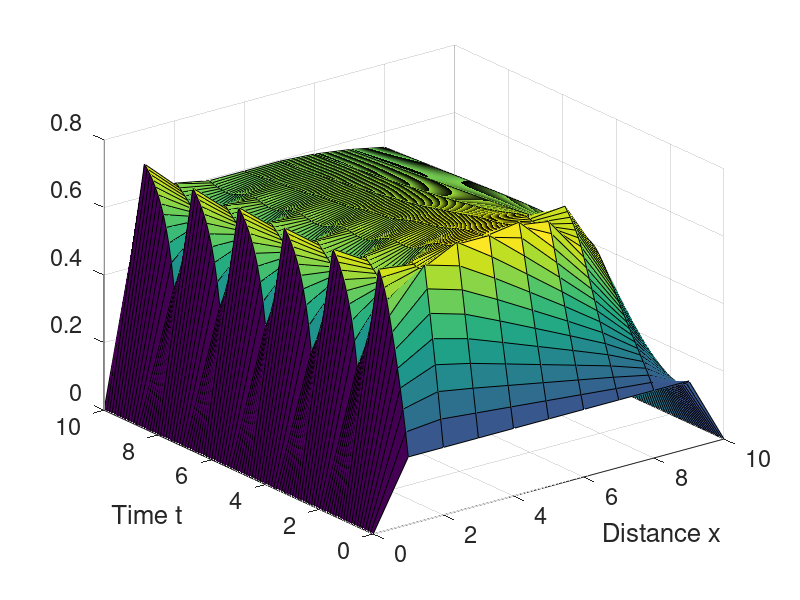
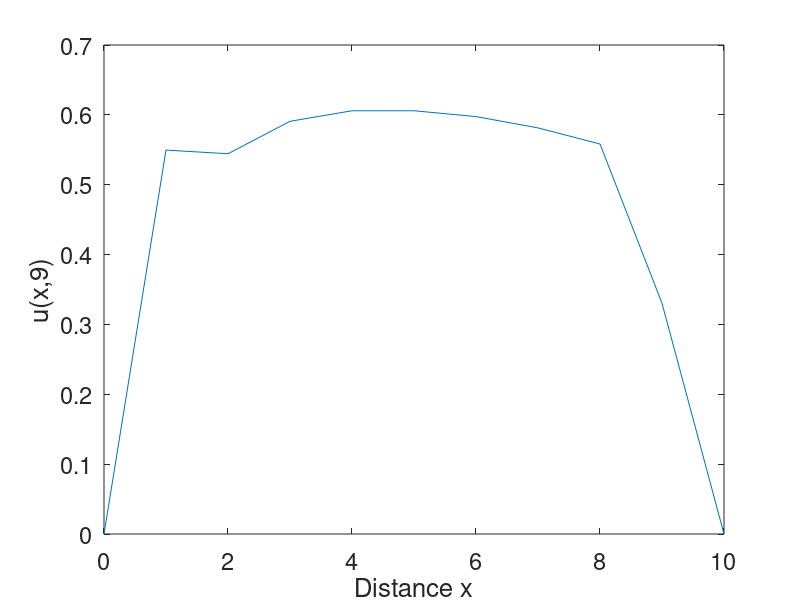
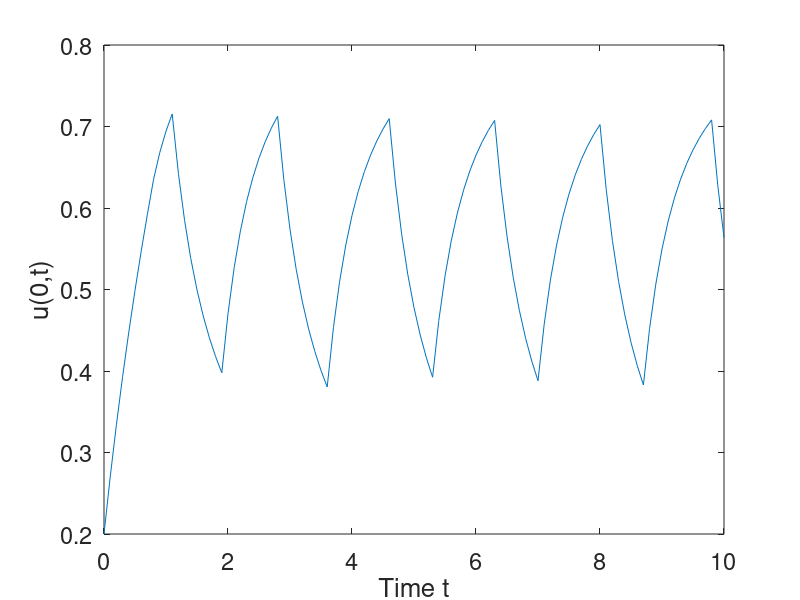
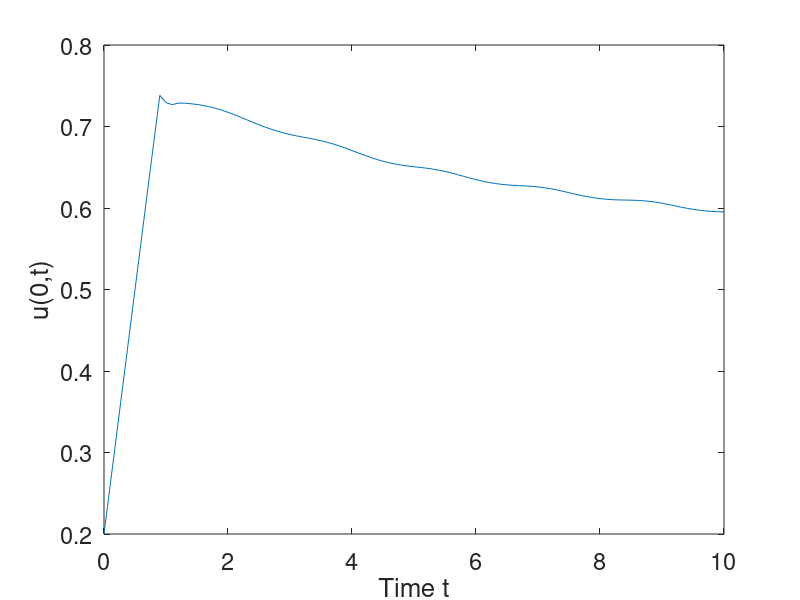

Write the MATLAB code that produced these figures, in order.
function pdeswitch

h = 1;
deltat = 0.1;
m = 10/h + 1; %number of mesh points
t = 10/deltat + 1; %number of time steps
alpha = deltat/(h*h);
A= zeros(m -2, m - 2);

%build matrix A
for i = 1 : m - 2
    A(i, i) = 1 - 2 * alpha;
    if i > 1
        A(i, i - 1) = alpha;
    end
    
    if i < m - 2
    A(i, i + 1) = alpha;
    end
end


disp(A)

u0 = ones(m - 2, 1);
u0 = u0 * 0.2;

function f = input_fun(x)
f = -0.1*x + 1;
end


load = zeros(m - 2, 1);
u = zeros(m - 2, t);
u(:,1) = u0;
for i = 2 : t
    
    for j = 1 : m - 2	% heater on and off control
        
        if i == 2   %heaters are on initially
            load(j, 1) = deltat * input_fun(h * j);
        end    
        
        if load(j, 1) == 0
            load(j, 1) = 0;
        else
            load(j, 1) = deltat * input_fun(h * j);
        end    
        %switch part    
        if u(j, i - 1) > 0.7
            %u(j, i - 1) = 0.7;
            load(j, 1) = 0;
        elseif u(j, i - 1) < 0.4
            %u(j, i - 1) = 0.4;
            load(j, 1) = deltat * input_fun(h * j);
        end
    end
    %disp(load);
    
    u(:, i) = A * u(:, i - 1) + load;

end

xlist = linspace(0,10,m);
tlist = linspace(0,10,t);
u = [zeros(1, t); u; zeros(1, t)];
u = u';


size(xlist);
size(tlist);
size(u);



surf(xlist,tlist,u) 
%title('Numerical solution computed with 10 mesh points.')
xlabel('Distance x', 'FontSize', 18)
ylabel('Time t', 'FontSize', 18)
set(gca,'FontSize',17)

figure
plot(xlist,u(91,:))
%title('Solution at t = 9')
xlabel('Distance x', 'FontSize', 18)
ylabel('u(x,9)', 'FontSize', 18)
set(gca,'FontSize',17)

figure
plot(tlist,u(:,2))
%title('Solution at x = 1')
xlabel('Time t', 'FontSize', 18)
ylabel('u(0,t)', 'FontSize', 18)
set(gca,'FontSize',17)

figure
plot(tlist,u(:,5))
%title('Solution at x = 4')
xlabel('Time t', 'FontSize', 18)
ylabel('u(0,t)', 'FontSize', 18)
set(gca,'FontSize',17)
end